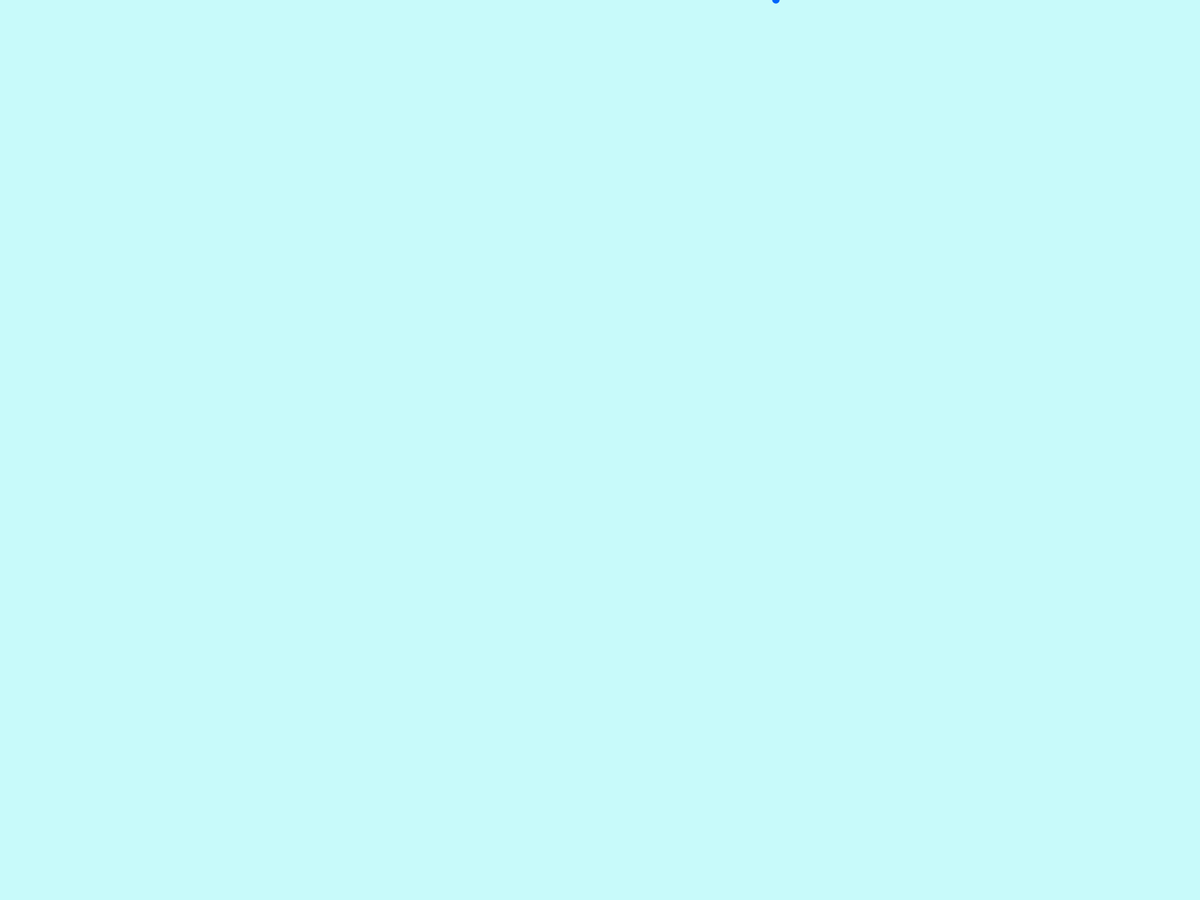
Frame 1 (no input)
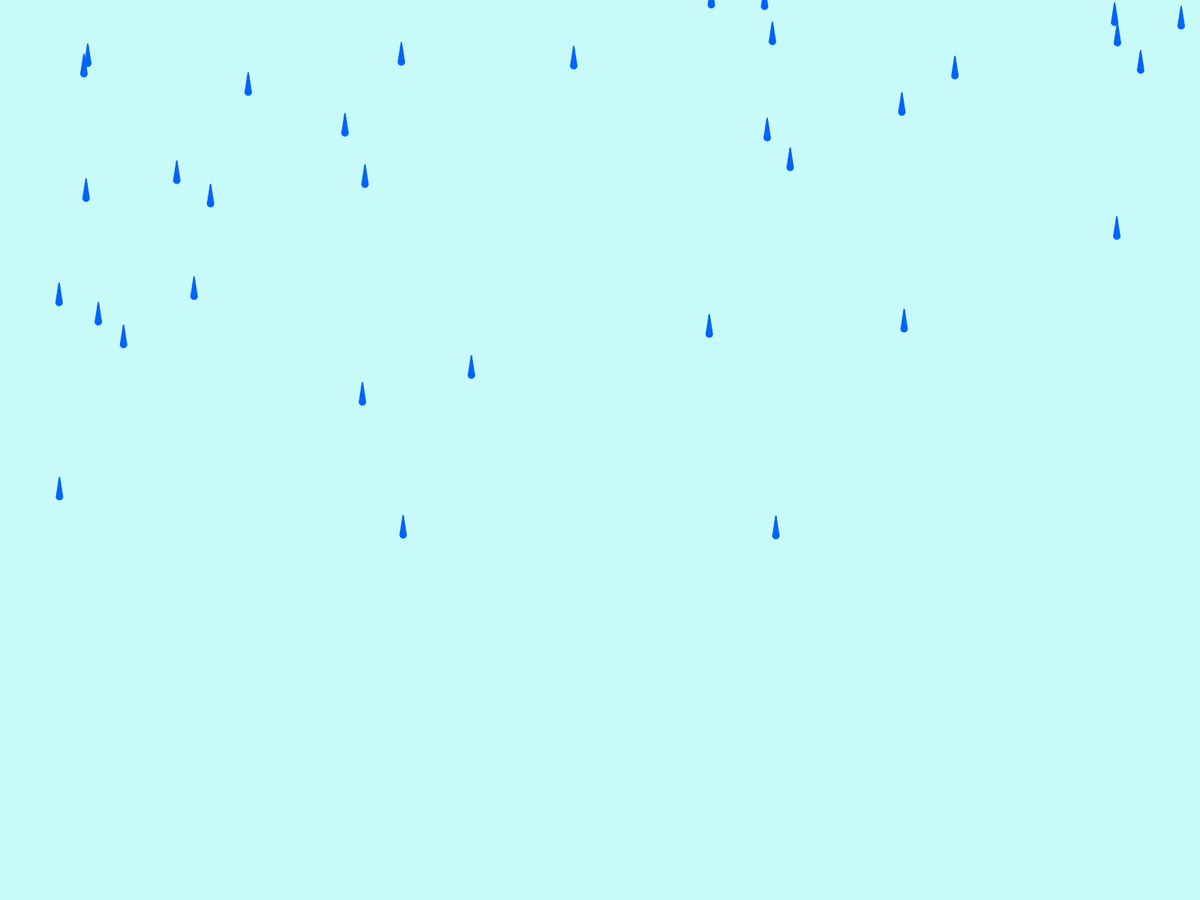
Frame 60 (the mouse pressed at the canvas centre just before this capture)
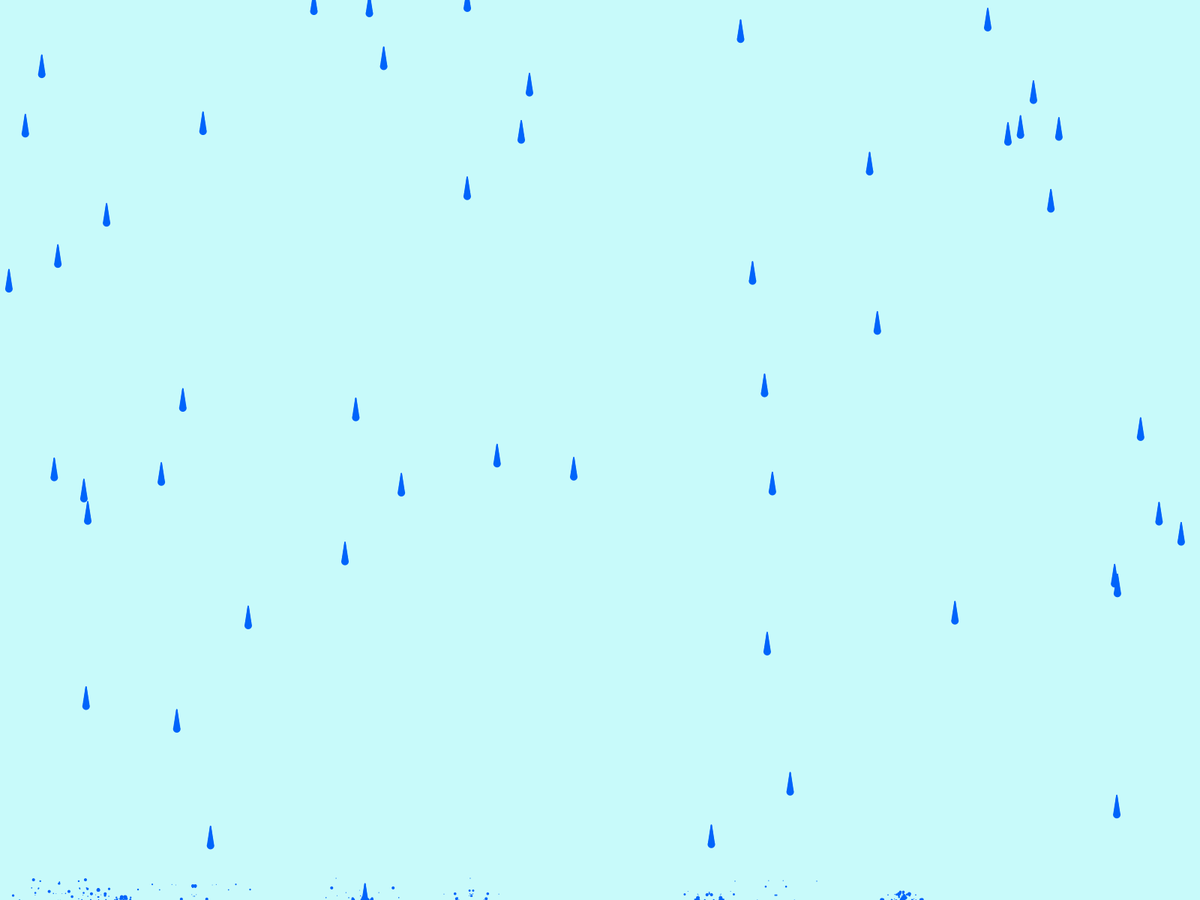
Frame 120 (the mouse held since frame 60 and released just before this capture)

The Processing sketch that drew these frames (run headless with seeded random() and noise(); from frame 60 on, the mouse is pressed at the canvas centre):

// Processing sketch: RainDropSim
// ── RainDropSim.pde
ArrayList<RainDrop> listOfRain ;
float wind;
float targetWind;
void setup(){
  //size(720,640);
  fullScreen(2);
  listOfRain = new ArrayList<RainDrop>();
  listOfRain.add(new RainDrop(random(0,width), 0 , 0, 100, 250 ));
  wind=0;
  targetWind =0;
}



void draw(){
  background(200,250,250);
  //Updates raindrops
  ArrayList<Integer> remove = new ArrayList<Integer>(); 
  for(int i = 0; i<listOfRain.size(); i++){
    listOfRain.get(i).update();
    if(listOfRain.get(i).canAddTail() ){
     listOfRain.add(listOfRain.get(i).addTail() );
    }
    if(listOfRain.get(i).getY()>height && !listOfRain.get(i).getIsSplash() ){
      remove.add(i);
      float pushX = sq(random(listOfRain.get(i).getYVel())/8.0 );
      float pushY = sq(random(listOfRain.get(i).getYVel())/12.0);
      listOfRain.add(new RainDrop(listOfRain.get(i).getX(),height, listOfRain.get(i).getSize()/2.0 ,listOfRain.get(i).getXVel()+ pushX ,-pushY , 0, 100, 250,true ));
      listOfRain.add(new RainDrop(listOfRain.get(i).getX(), height, listOfRain.get(i).getSize()/2.0 ,listOfRain.get(i).getXVel()-pushX,-pushY , 0, 100, 250 , true));
    } else if(listOfRain.get(i).getY()>height){
      remove.add(i);
    }
  }
  //removes raindrops
    for(int i = remove.size()-1; i>=0; i--){
      listOfRain.remove((int)remove.get(i));
    }
    //Adds more raindrops
    if((int)random(0) ==  0){
      int amount = (int)random(2);
      for(int i = 0; i<amount; i++){
        listOfRain.add(new RainDrop(random(-(wind*height*0.045),width-(wind*height*0.045)) * (abs(wind)/10+1), wind , 0, 100, 250 ));
      }
  }
    
    if((int)random(100)==0 && targetWind ==0){
      targetWind= random(-6,20);
    }
    if(abs(wind-targetWind)<abs(targetWind*0.2)){
      targetWind = 0;
    } else if(abs(wind-targetWind)>abs(targetWind*0.4)){
      wind += (targetWind-wind)/500;
    } else {
      wind += (targetWind-wind)/100;
    }
    
    println(wind + "target" + targetWind);
}
// ── RainDrop.pde
class RainDrop{
  
  float smallestTailSize = 2.0;
  float gravity = 0.08;
  
  float size;
  float x;
  float y;
  float xVel;
  float yVel;
  int r,g,b;
  boolean madeChild= false;
  boolean isSplash = false;
  
  RainDrop(float ix,float ixVel,int ir,int ig,int ib){
    size =10.0;
    x = ix;
    xVel = ixVel;
    y = -size;
    if((int)random(5) ==0){
      yVel = random(8,20);
    }else {
      yVel = random(4,10);
    }
    r =ir;
    b =ib;
    g=ig;
  
  }
  
  RainDrop(float ix,float iy,float isize,float ixVel,float iyVel,int ir,int ig,int ib , boolean splash){
    size = isize;
    x = ix;
    xVel = ixVel;
    y = iy;
    yVel = iyVel;
    r =ir;
    b =ib;
    g=ig;
    isSplash = splash;
    if(splash){
      madeChild = true;
    }
  }
  
  
  
  void update(){
    x+=xVel;
    y+=yVel;
    yVel+=gravity;
    fill(r,g,b);
    noStroke();
    ellipse(x,y,size,size);
    
  }
  
  boolean canAddTail(){
    if(size>smallestTailSize && !madeChild){
      return true;
  }
  return false;
}

RainDrop addTail(){
  madeChild = true;
  return new RainDrop(x-(xVel*1.15),y-(size*0.3)-(yVel),size*0.9,xVel,yVel-gravity,r,g,b,false);
}
  
  float getX(){
    return x;
  }
  float getY(){
   return y; 
  }
  float getXVel(){
   return xVel; 
  }
  float getYVel(){
   return yVel; 
  }
  float getSize(){
    return size;
  }
  boolean getIsSplash(){
    return isSplash;
  }
  void setSplash(boolean splash){
    isSplash = splash; 
  }
  
}
